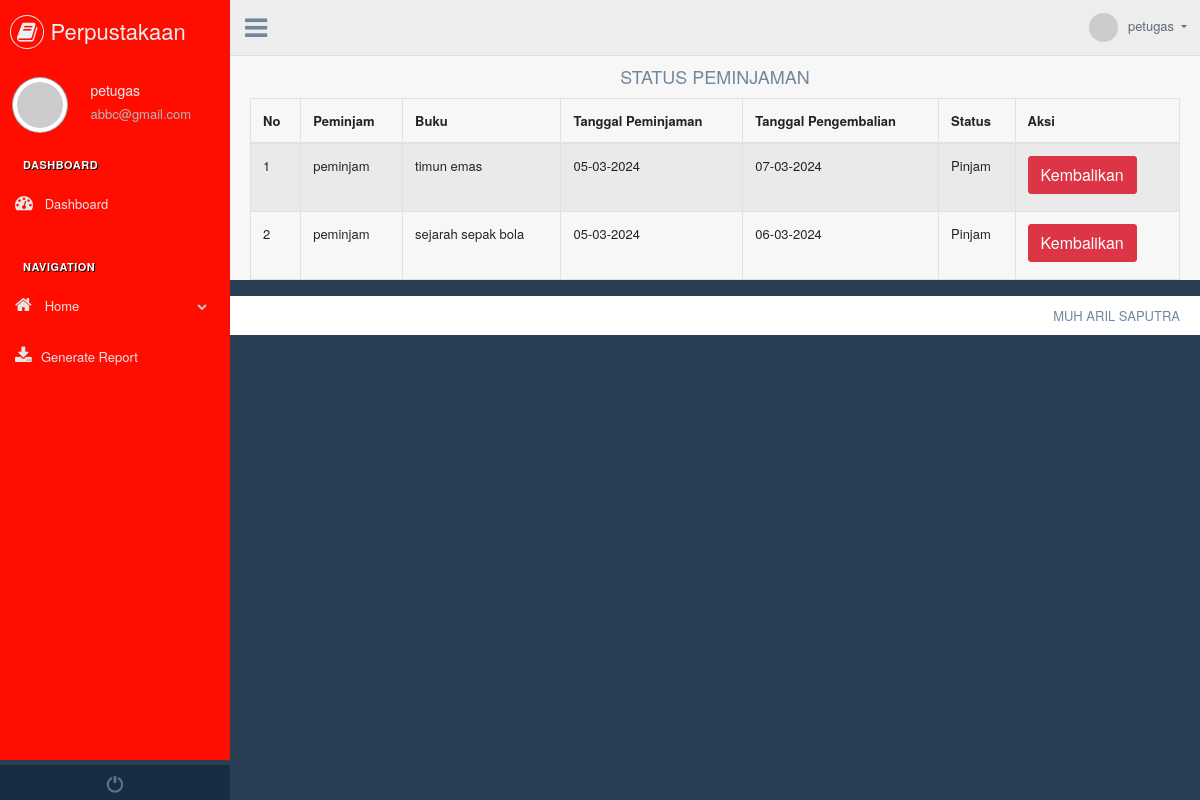
Page /dashboard/index.php?page=status-peminjaman (signed in) on the committed database.
### tables this page shows
CREATE TABLE `peminjaman` (
  `PeminjamanID` int(11) NOT NULL,
  `UserID` int(11) NOT NULL,
  `BukuID` int(11) NOT NULL,
  `TanggalPeminjaman` date NOT NULL,
  `TanggalPengembalian` date NOT NULL,
  `StatusPeminjaman` varchar(50) NOT NULL
);

CREATE TABLE `user` (
  `UserID` int(11) NOT NULL,
  `Username` varchar(255) NOT NULL,
  `Password` varchar(255) NOT NULL,
  `Email` varchar(255) NOT NULL,
  `NamaLengkap` varchar(255) NOT NULL,
  `Alamat` text NOT NULL,
  `Level` enum('peminjam','administrator','petugas') NOT NULL
);

CREATE TABLE `buku` (
  `BukuID` int(11) NOT NULL,
  `Judul` varchar(255) NOT NULL,
  `Penulis` varchar(255) NOT NULL,
  `Penerbit` varchar(255) NOT NULL,
  `TahunTerbit` int(11) NOT NULL,
  `Deskripsi` text NOT NULL,
  `File` text NOT NULL
);

### connection.php (called while the page is built, shortened)
<?php
class Connection {
    public function __construct(){
        $this->conn = mysqli_connect('localhost', 'root', '', 'db_perpus');
    }
}

### dashboard/action.php (called while the page is built, shortened)
<?php
require_once '../connection.php';
class Graph extends Connection {
    public function reportPeminjam(){
        $query = mysqli_query($this->conn, "SELECT*FROM peminjaman LEFT JOIN user ON user.UserID = peminjaman.UserID LEFT JOIN buku ON buku.BukuID = peminjaman.BukuID");
        $row = [];
        while($result = mysqli_fetch_assoc($query)){
            $row[] = $result;
        }
        return $row;
    }
}

### dashboard/status-peminjaman.php (the view, shortened to what this page needs)
<?php
require_once 'action.php';
$objct = new Graph();
$data = $objct->reportPeminjam();
?>
<!DOCTYPE html>
<html lang="en">
<head>
</head>
<body>
    <h2 align="center">STATUS PEMINJAMAN</h2>
<table id="datatable" class="table table-striped table-bordered" style="width:100%">
    <thead>
        <th>No</th>
        <th>Peminjam</th>
        <th>Buku</th>
        <th>Tanggal Peminjaman</th>
        <th>Tanggal Pengembalian</th>
        <th>Status</th>
        <th>Aksi</th>
    </thead>
    <tbody>
        <?php
        $no = 1;
        foreach($data as $row) : ?>
        <tr>
            <td><?= $no++ ?></td>
            <td><?= $row["Username"] ?></td>
            <td><?= $row["Judul"] ?></td>
            <td><?= date('d-m-Y',strtotime($row["TanggalPeminjaman"])) ?></td>
            <td><?= date('d-m-Y',strtotime($row["TanggalPengembalian"])) ?></td>
            <td><?= $row["StatusPeminjaman"] ?></td>
            <td>
                <?php if($row["StatusPeminjaman"] == "Pinjam") : ?>
                <a href="update-status.php?id=<?= $row["PeminjamanID"] ?>" onclick="return confirm('Yakin Kembalikan?')" class="btn btn-danger">Kembalikan</a>
                <?php else: ?>
                    <p>Dikembalikan</p>
                <?php endif; ?>
            </td>
        </tr>
        <?php endforeach; ?>
    </tbody>
</table>
</body>
</html>

### rows in the picture
peminjaman: UserID.Username "peminjam", BukuID.Judul "timun emas", TanggalPeminjaman "05-03-2024", TanggalPengembalian "07-03-2024", StatusPeminjaman "Pinjam"
peminjaman: UserID.Username "peminjam", BukuID.Judul "sejarah sepak bola", TanggalPeminjaman "05-03-2024", TanggalPengembalian "06-03-2024", StatusPeminjaman "Pinjam"

### other values in the picture
$user["Username"] "petugas"
$user["Email"] "abbc@gmail.com"
